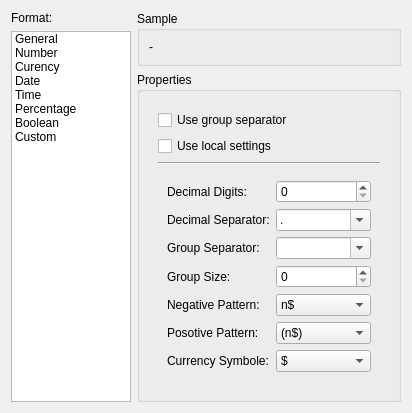
<?xml version="1.0" encoding="UTF-8"?>
<ui version="4.0">
 <class>QReportPropertyPageFormat</class>
 <widget class="QWidget" name="QReportPropertyPageFormat">
  <property name="geometry">
   <rect>
    <x>0</x>
    <y>0</y>
    <width>412</width>
    <height>409</height>
   </rect>
  </property>
  <property name="windowTitle">
   <string>Form</string>
  </property>
  <layout class="QGridLayout" name="gridLayout">
   <item row="0" column="0" rowspan="2">
    <layout class="QVBoxLayout" name="verticalLayout_10">
     <item>
      <widget class="QLabel" name="label_25">
       <property name="text">
        <string>Format:</string>
       </property>
      </widget>
     </item>
     <item>
      <widget class="QListWidget" name="listWidget">
       <property name="sizePolicy">
        <sizepolicy hsizetype="Fixed" vsizetype="Expanding">
         <horstretch>0</horstretch>
         <verstretch>0</verstretch>
        </sizepolicy>
       </property>
       <property name="maximumSize">
        <size>
         <width>120</width>
         <height>16777215</height>
        </size>
       </property>
       <item>
        <property name="text">
         <string>General</string>
        </property>
       </item>
       <item>
        <property name="text">
         <string>Number</string>
        </property>
       </item>
       <item>
        <property name="text">
         <string>Curency</string>
        </property>
       </item>
       <item>
        <property name="text">
         <string>Date</string>
        </property>
       </item>
       <item>
        <property name="text">
         <string>Time</string>
        </property>
       </item>
       <item>
        <property name="text">
         <string>Percentage</string>
        </property>
       </item>
       <item>
        <property name="text">
         <string>Boolean</string>
        </property>
       </item>
       <item>
        <property name="text">
         <string>Custom</string>
        </property>
       </item>
      </widget>
     </item>
    </layout>
   </item>
   <item row="0" column="1">
    <widget class="QGroupBox" name="groupBox">
     <property name="title">
      <string>Sample</string>
     </property>
     <layout class="QVBoxLayout" name="verticalLayout_2">
      <item>
       <widget class="QLabel" name="label">
        <property name="text">
         <string>-</string>
        </property>
       </widget>
      </item>
     </layout>
    </widget>
   </item>
   <item row="1" column="1">
    <widget class="QGroupBox" name="groupBox_2">
     <property name="title">
      <string>Properties</string>
     </property>
     <layout class="QVBoxLayout" name="verticalLayout">
      <item>
       <widget class="QStackedWidget" name="stackedWidget">
        <property name="currentIndex">
         <number>2</number>
        </property>
        <widget class="QWidget" name="page"/>
        <widget class="QWidget" name="page_2">
         <layout class="QVBoxLayout" name="verticalLayout_3">
          <item>
           <widget class="QCheckBox" name="checkBox">
            <property name="text">
             <string>Use group separator</string>
            </property>
           </widget>
          </item>
          <item>
           <widget class="QCheckBox" name="checkBox_2">
            <property name="text">
             <string>Use local settings</string>
            </property>
           </widget>
          </item>
          <item>
           <widget class="Line" name="line">
            <property name="orientation">
             <enum>Qt::Horizontal</enum>
            </property>
           </widget>
          </item>
          <item>
           <widget class="QFrame" name="frame_32">
            <layout class="QFormLayout" name="formLayout">
             <property name="labelAlignment">
              <set>Qt::AlignLeading|Qt::AlignLeft|Qt::AlignVCenter</set>
             </property>
             <item row="0" column="0">
              <widget class="QLabel" name="label_2">
               <property name="text">
                <string>Decimal Digits:</string>
               </property>
              </widget>
             </item>
             <item row="0" column="1">
              <widget class="QSpinBox" name="spinBox">
               <property name="maximum">
                <number>20</number>
               </property>
              </widget>
             </item>
             <item row="1" column="0">
              <widget class="QLabel" name="label_3">
               <property name="text">
                <string>Decimal Separator:</string>
               </property>
              </widget>
             </item>
             <item row="1" column="1">
              <widget class="QComboBox" name="comboBox">
               <property name="minimumSize">
                <size>
                 <width>50</width>
                 <height>0</height>
                </size>
               </property>
               <property name="editable">
                <bool>true</bool>
               </property>
               <item>
                <property name="text">
                 <string>.</string>
                </property>
               </item>
               <item>
                <property name="text">
                 <string>,</string>
                </property>
               </item>
              </widget>
             </item>
             <item row="2" column="0">
              <widget class="QLabel" name="label_4">
               <property name="text">
                <string>Group Separator:</string>
               </property>
              </widget>
             </item>
             <item row="2" column="1">
              <widget class="QComboBox" name="comboBox_2">
               <property name="minimumSize">
                <size>
                 <width>50</width>
                 <height>0</height>
                </size>
               </property>
               <property name="editable">
                <bool>true</bool>
               </property>
               <item>
                <property name="text">
                 <string/>
                </property>
               </item>
               <item>
                <property name="text">
                 <string>.</string>
                </property>
               </item>
               <item>
                <property name="text">
                 <string>,</string>
                </property>
               </item>
              </widget>
             </item>
             <item row="3" column="0">
              <widget class="QLabel" name="label_5">
               <property name="text">
                <string>Group Size:</string>
               </property>
              </widget>
             </item>
             <item row="4" column="0">
              <widget class="QLabel" name="label_6">
               <property name="text">
                <string>Negative Pattern:</string>
               </property>
              </widget>
             </item>
             <item row="4" column="1">
              <widget class="QComboBox" name="comboBox_4">
               <property name="minimumSize">
                <size>
                 <width>50</width>
                 <height>0</height>
                </size>
               </property>
               <property name="editable">
                <bool>false</bool>
               </property>
               <item>
                <property name="text">
                 <string>(n)</string>
                </property>
               </item>
               <item>
                <property name="text">
                 <string>-n</string>
                </property>
               </item>
               <item>
                <property name="text">
                 <string>- n</string>
                </property>
               </item>
               <item>
                <property name="text">
                 <string>n-</string>
                </property>
               </item>
               <item>
                <property name="text">
                 <string>n -</string>
                </property>
               </item>
              </widget>
             </item>
             <item row="3" column="1">
              <widget class="QSpinBox" name="spinBox_2">
               <property name="maximum">
                <number>9</number>
               </property>
              </widget>
             </item>
            </layout>
           </widget>
          </item>
          <item>
           <spacer name="verticalSpacer">
            <property name="orientation">
             <enum>Qt::Vertical</enum>
            </property>
            <property name="sizeHint" stdset="0">
             <size>
              <width>20</width>
              <height>59</height>
             </size>
            </property>
           </spacer>
          </item>
         </layout>
        </widget>
        <widget class="QWidget" name="page_3">
         <layout class="QVBoxLayout" name="verticalLayout_4">
          <item>
           <widget class="QCheckBox" name="checkBox_3">
            <property name="text">
             <string>Use group separator</string>
            </property>
           </widget>
          </item>
          <item>
           <widget class="QCheckBox" name="checkBox_4">
            <property name="text">
             <string>Use local settings</string>
            </property>
           </widget>
          </item>
          <item>
           <widget class="Line" name="line_2">
            <property name="orientation">
             <enum>Qt::Horizontal</enum>
            </property>
           </widget>
          </item>
          <item>
           <widget class="QFrame" name="frame_652">
            <layout class="QFormLayout" name="formLayout_2">
             <property name="labelAlignment">
              <set>Qt::AlignLeading|Qt::AlignLeft|Qt::AlignVCenter</set>
             </property>
             <item row="0" column="0">
              <widget class="QLabel" name="label_7">
               <property name="text">
                <string>Decimal Digits:</string>
               </property>
              </widget>
             </item>
             <item row="0" column="1">
              <widget class="QSpinBox" name="spinBox_3">
               <property name="maximum">
                <number>20</number>
               </property>
              </widget>
             </item>
             <item row="1" column="0">
              <widget class="QLabel" name="label_8">
               <property name="text">
                <string>Decimal Separator:</string>
               </property>
              </widget>
             </item>
             <item row="1" column="1">
              <widget class="QComboBox" name="comboBox_3">
               <property name="minimumSize">
                <size>
                 <width>50</width>
                 <height>0</height>
                </size>
               </property>
               <property name="editable">
                <bool>true</bool>
               </property>
               <item>
                <property name="text">
                 <string>.</string>
                </property>
               </item>
               <item>
                <property name="text">
                 <string>,</string>
                </property>
               </item>
              </widget>
             </item>
             <item row="2" column="0">
              <widget class="QLabel" name="label_9">
               <property name="text">
                <string>Group Separator:</string>
               </property>
              </widget>
             </item>
             <item row="2" column="1">
              <widget class="QComboBox" name="comboBox_5">
               <property name="minimumSize">
                <size>
                 <width>50</width>
                 <height>0</height>
                </size>
               </property>
               <property name="editable">
                <bool>true</bool>
               </property>
               <item>
                <property name="text">
                 <string/>
                </property>
               </item>
               <item>
                <property name="text">
                 <string>.</string>
                </property>
               </item>
               <item>
                <property name="text">
                 <string>,</string>
                </property>
               </item>
              </widget>
             </item>
             <item row="3" column="0">
              <widget class="QLabel" name="label_10">
               <property name="text">
                <string>Group Size:</string>
               </property>
              </widget>
             </item>
             <item row="3" column="1">
              <widget class="QSpinBox" name="spinBox_4">
               <property name="maximum">
                <number>9</number>
               </property>
              </widget>
             </item>
             <item row="4" column="0">
              <widget class="QLabel" name="label_11">
               <property name="text">
                <string>Negative Pattern:</string>
               </property>
              </widget>
             </item>
             <item row="4" column="1">
              <widget class="QComboBox" name="comboBox_6">
               <property name="minimumSize">
                <size>
                 <width>50</width>
                 <height>0</height>
                </size>
               </property>
               <property name="editable">
                <bool>false</bool>
               </property>
               <item>
                <property name="text">
                 <string>n$</string>
                </property>
               </item>
               <item>
                <property name="text">
                 <string>n $</string>
                </property>
               </item>
               <item>
                <property name="text">
                 <string>$n</string>
                </property>
               </item>
               <item>
                <property name="text">
                 <string>$ n</string>
                </property>
               </item>
              </widget>
             </item>
             <item row="5" column="0">
              <widget class="QLabel" name="label_12">
               <property name="text">
                <string>Posotive Pattern:</string>
               </property>
              </widget>
             </item>
             <item row="5" column="1">
              <widget class="QComboBox" name="comboBox_7">
               <property name="minimumSize">
                <size>
                 <width>50</width>
                 <height>0</height>
                </size>
               </property>
               <property name="editable">
                <bool>false</bool>
               </property>
               <item>
                <property name="text">
                 <string>(n$)</string>
                </property>
               </item>
               <item>
                <property name="text">
                 <string>($n)</string>
                </property>
               </item>
               <item>
                <property name="text">
                 <string>-n$</string>
                </property>
               </item>
               <item>
                <property name="text">
                 <string>-n $</string>
                </property>
               </item>
               <item>
                <property name="text">
                 <string>$-n</string>
                </property>
               </item>
               <item>
                <property name="text">
                 <string>$ -n</string>
                </property>
               </item>
               <item>
                <property name="text">
                 <string>-$n</string>
                </property>
               </item>
               <item>
                <property name="text">
                 <string>-$ n</string>
                </property>
               </item>
               <item>
                <property name="text">
                 <string>n$-</string>
                </property>
               </item>
               <item>
                <property name="text">
                 <string>n $-</string>
                </property>
               </item>
              </widget>
             </item>
             <item row="6" column="0">
              <widget class="QLabel" name="label_13">
               <property name="text">
                <string>Currency Symbole:</string>
               </property>
              </widget>
             </item>
             <item row="6" column="1">
              <widget class="QComboBox" name="comboBox_8">
               <property name="minimumSize">
                <size>
                 <width>50</width>
                 <height>0</height>
                </size>
               </property>
               <property name="editable">
                <bool>false</bool>
               </property>
               <item>
                <property name="text">
                 <string>$</string>
                </property>
               </item>
               <item>
                <property name="text">
                 <string>€</string>
                </property>
               </item>
               <item>
                <property name="text">
                 <string>¢</string>
                </property>
               </item>
               <item>
                <property name="text">
                 <string>£</string>
                </property>
               </item>
               <item>
                <property name="text">
                 <string>¤</string>
                </property>
               </item>
               <item>
                <property name="text">
                 <string>¥</string>
                </property>
               </item>
               <item>
                <property name="text">
                 <string>₣</string>
                </property>
               </item>
               <item>
                <property name="text">
                 <string>₤</string>
                </property>
               </item>
               <item>
                <property name="text">
                 <string>₧</string>
                </property>
               </item>
               <item>
                <property name="text">
                 <string>₡</string>
                </property>
               </item>
               <item>
                <property name="text">
                 <string>₨</string>
                </property>
               </item>
               <item>
                <property name="text">
                 <string>₦</string>
                </property>
               </item>
               <item>
                <property name="text">
                 <string>₩</string>
                </property>
               </item>
               <item>
                <property name="text">
                 <string>₫</string>
                </property>
               </item>
              </widget>
             </item>
            </layout>
           </widget>
          </item>
          <item>
           <spacer name="verticalSpacer_2">
            <property name="orientation">
             <enum>Qt::Vertical</enum>
            </property>
            <property name="sizeHint" stdset="0">
             <size>
              <width>20</width>
              <height>0</height>
             </size>
            </property>
           </spacer>
          </item>
         </layout>
        </widget>
        <widget class="QWidget" name="page_4">
         <layout class="QVBoxLayout" name="verticalLayout_9">
          <item>
           <widget class="QListWidget" name="listWidget_2"/>
          </item>
         </layout>
        </widget>
        <widget class="QWidget" name="page_5">
         <layout class="QVBoxLayout" name="verticalLayout_7">
          <item>
           <widget class="QListWidget" name="listWidget_3"/>
          </item>
         </layout>
        </widget>
        <widget class="QWidget" name="page_6">
         <layout class="QVBoxLayout" name="verticalLayout_6">
          <item>
           <widget class="QCheckBox" name="checkBox_5">
            <property name="text">
             <string>Use group separator</string>
            </property>
           </widget>
          </item>
          <item>
           <widget class="QCheckBox" name="checkBox_6">
            <property name="text">
             <string>Use local settings</string>
            </property>
           </widget>
          </item>
          <item>
           <widget class="Line" name="line_3">
            <property name="orientation">
             <enum>Qt::Horizontal</enum>
            </property>
           </widget>
          </item>
          <item>
           <widget class="QFrame" name="frame">
            <layout class="QFormLayout" name="formLayout_4">
             <property name="labelAlignment">
              <set>Qt::AlignLeading|Qt::AlignLeft|Qt::AlignVCenter</set>
             </property>
             <item row="0" column="0">
              <widget class="QLabel" name="label_18">
               <property name="text">
                <string>Decimal Digits:</string>
               </property>
              </widget>
             </item>
             <item row="0" column="1">
              <widget class="QSpinBox" name="spinBox_5">
               <property name="maximum">
                <number>20</number>
               </property>
              </widget>
             </item>
             <item row="1" column="0">
              <widget class="QLabel" name="label_19">
               <property name="text">
                <string>Decimal Separator:</string>
               </property>
              </widget>
             </item>
             <item row="1" column="1">
              <widget class="QComboBox" name="comboBox_11">
               <property name="minimumSize">
                <size>
                 <width>50</width>
                 <height>0</height>
                </size>
               </property>
               <property name="editable">
                <bool>true</bool>
               </property>
               <item>
                <property name="text">
                 <string>.</string>
                </property>
               </item>
               <item>
                <property name="text">
                 <string>,</string>
                </property>
               </item>
              </widget>
             </item>
             <item row="2" column="0">
              <widget class="QLabel" name="label_20">
               <property name="text">
                <string>Group Separator:</string>
               </property>
              </widget>
             </item>
             <item row="2" column="1">
              <widget class="QComboBox" name="comboBox_12">
               <property name="minimumSize">
                <size>
                 <width>50</width>
                 <height>0</height>
                </size>
               </property>
               <property name="editable">
                <bool>true</bool>
               </property>
               <item>
                <property name="text">
                 <string/>
                </property>
               </item>
               <item>
                <property name="text">
                 <string>.</string>
                </property>
               </item>
               <item>
                <property name="text">
                 <string>,</string>
                </property>
               </item>
              </widget>
             </item>
             <item row="3" column="0">
              <widget class="QLabel" name="label_21">
               <property name="text">
                <string>Group Size:</string>
               </property>
              </widget>
             </item>
             <item row="3" column="1">
              <widget class="QSpinBox" name="spinBox_6">
               <property name="maximum">
                <number>9</number>
               </property>
              </widget>
             </item>
             <item row="4" column="0">
              <widget class="QLabel" name="label_22">
               <property name="text">
                <string>Negative Pattern:</string>
               </property>
              </widget>
             </item>
             <item row="4" column="1">
              <widget class="QComboBox" name="comboBox_13">
               <property name="minimumSize">
                <size>
                 <width>70</width>
                 <height>0</height>
                </size>
               </property>
               <property name="editable">
                <bool>false</bool>
               </property>
               <item>
                <property name="text">
                 <string>n%</string>
                </property>
               </item>
               <item>
                <property name="text">
                 <string>n %</string>
                </property>
               </item>
               <item>
                <property name="text">
                 <string>%n</string>
                </property>
               </item>
              </widget>
             </item>
             <item row="5" column="0">
              <widget class="QLabel" name="label_23">
               <property name="text">
                <string>Posotive Pattern:</string>
               </property>
              </widget>
             </item>
             <item row="5" column="1">
              <widget class="QComboBox" name="comboBox_14">
               <property name="minimumSize">
                <size>
                 <width>70</width>
                 <height>0</height>
                </size>
               </property>
               <property name="editable">
                <bool>false</bool>
               </property>
               <item>
                <property name="text">
                 <string>-n%</string>
                </property>
               </item>
               <item>
                <property name="text">
                 <string>-n %</string>
                </property>
               </item>
               <item>
                <property name="text">
                 <string>-%n</string>
                </property>
               </item>
              </widget>
             </item>
             <item row="6" column="0">
              <widget class="QLabel" name="label_24">
               <property name="text">
                <string>Percentage Symbole:</string>
               </property>
              </widget>
             </item>
             <item row="6" column="1">
              <widget class="QComboBox" name="comboBox_15">
               <property name="minimumSize">
                <size>
                 <width>70</width>
                 <height>0</height>
                </size>
               </property>
               <property name="editable">
                <bool>true</bool>
               </property>
               <item>
                <property name="text">
                 <string>%</string>
                </property>
               </item>
              </widget>
             </item>
            </layout>
           </widget>
          </item>
          <item>
           <spacer name="verticalSpacer_4">
            <property name="orientation">
             <enum>Qt::Vertical</enum>
            </property>
            <property name="sizeHint" stdset="0">
             <size>
              <width>20</width>
              <height>6</height>
             </size>
            </property>
           </spacer>
          </item>
         </layout>
        </widget>
        <widget class="QWidget" name="page_7">
         <layout class="QVBoxLayout" name="verticalLayout_5">
          <item>
           <layout class="QFormLayout" name="formLayout_3">
            <item row="0" column="0">
             <widget class="QLabel" name="label_14">
              <property name="text">
               <string>True text:</string>
              </property>
             </widget>
            </item>
            <item row="0" column="1">
             <widget class="QComboBox" name="comboBox_9">
              <property name="minimumSize">
               <size>
                <width>120</width>
                <height>0</height>
               </size>
              </property>
              <property name="editable">
               <bool>true</bool>
              </property>
              <item>
               <property name="text">
                <string>True</string>
               </property>
              </item>
              <item>
               <property name="text">
                <string>Yes</string>
               </property>
              </item>
              <item>
               <property name="text">
                <string>On</string>
               </property>
              </item>
             </widget>
            </item>
            <item row="1" column="0">
             <widget class="QLabel" name="label_15">
              <property name="text">
               <string>False text:</string>
              </property>
             </widget>
            </item>
            <item row="1" column="1">
             <widget class="QComboBox" name="comboBox_10">
              <property name="minimumSize">
               <size>
                <width>120</width>
                <height>0</height>
               </size>
              </property>
              <property name="editable">
               <bool>true</bool>
              </property>
              <item>
               <property name="text">
                <string>False</string>
               </property>
              </item>
              <item>
               <property name="text">
                <string>No</string>
               </property>
              </item>
              <item>
               <property name="text">
                <string>Off</string>
               </property>
              </item>
             </widget>
            </item>
           </layout>
          </item>
          <item>
           <spacer name="verticalSpacer_3">
            <property name="orientation">
             <enum>Qt::Vertical</enum>
            </property>
            <property name="sizeHint" stdset="0">
             <size>
              <width>20</width>
              <height>213</height>
             </size>
            </property>
           </spacer>
          </item>
         </layout>
        </widget>
        <widget class="QWidget" name="page_8">
         <layout class="QVBoxLayout" name="verticalLayout_8">
          <item>
           <widget class="QLabel" name="label_17">
            <property name="text">
             <string>Mask:</string>
            </property>
           </widget>
          </item>
          <item>
           <widget class="QLineEdit" name="lineEdit"/>
          </item>
          <item>
           <widget class="QLabel" name="label_16">
            <property name="text">
             <string>Sample masks:</string>
            </property>
           </widget>
          </item>
          <item>
           <widget class="QListWidget" name="listWidget_4"/>
          </item>
         </layout>
        </widget>
       </widget>
      </item>
     </layout>
    </widget>
   </item>
  </layout>
 </widget>
 <resources/>
 <connections>
  <connection>
   <sender>listWidget</sender>
   <signal>currentRowChanged(int)</signal>
   <receiver>stackedWidget</receiver>
   <slot>setCurrentIndex(int)</slot>
   <hints>
    <hint type="sourcelabel">
     <x>66</x>
     <y>174</y>
    </hint>
    <hint type="destinationlabel">
     <x>347</x>
     <y>105</y>
    </hint>
   </hints>
  </connection>
 </connections>
</ui>
